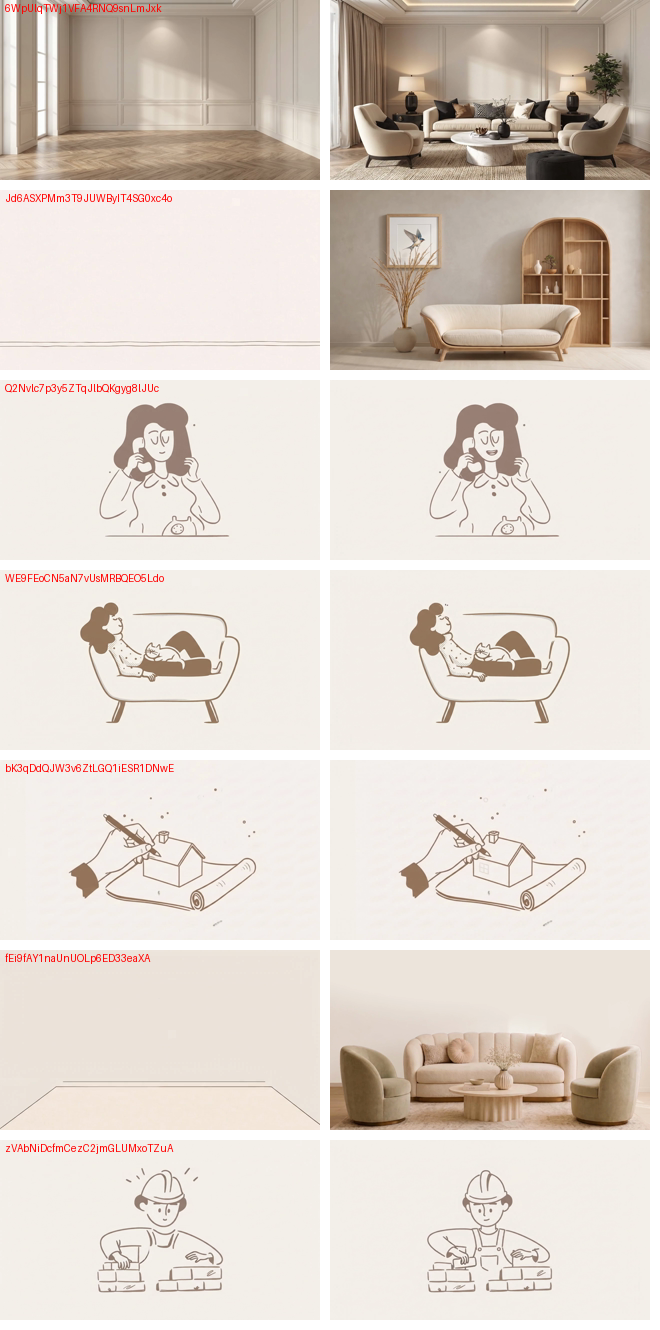
#> input picture _ref/frames_sheet.png, 660 x 1330 px
$ python sbs.py faq-open.png frames_sheet.png frames_sheet.png 1.0
#> lines starting #> are read from the running program, lines starting #| are printed output that depends on the picture
import sys
from PIL import Image
# usage: sbs.py out a b [scale]
out,a,b=sys.argv[1:4]; sc=float(sys.argv[4]) if len(sys.argv)>4 else 0.5
A=Image.open(a); B=Image.open(b)
#> further down, A is the input picture: PIL image 660x1330 RGB; mean R, G, B 224.7, 215.3, 207.1
w=int(A.size[0]*sc); h=int(A.size[1]*sc)
#> after `w = int(A.size[0] * sc)`: w = 660
#> after `h = int(A.size[1] * sc)`: h = 1330
s=Image.new('RGB',(w*2+10,h),'red')
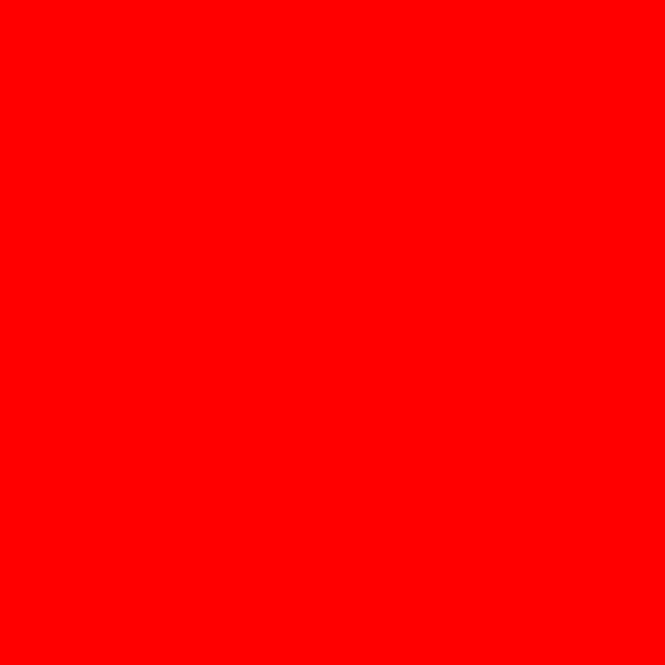
#> s: PIL image 1330x1330 RGB (shown at 1/2 size); mean R, G, B 255, 0, 0
s.paste(A.resize((w,h)),(0,0)); s.paste(B.resize((w,int(B.size[1]*sc))),(w+10,0))
#> after `s.paste(A.resize((w, h)), (0, 0))`:
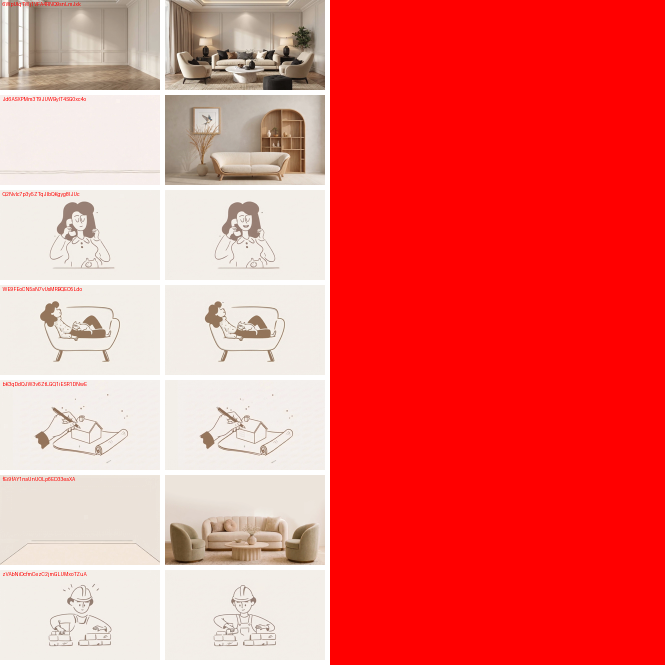
#> s: PIL image 1330x1330 RGB (shown at 1/2 size); mean R, G, B 240, 106.8, 102.8
#> after `s.paste(B.resize((w, int(B.size[1] * sc))), (w + 10, 0))`:
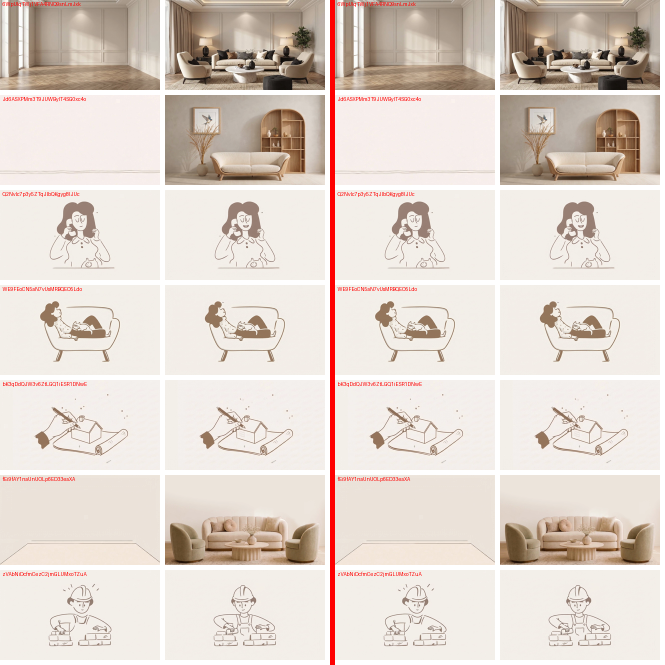
#> s: PIL image 1330x1330 RGB (shown at 1/2 size); mean R, G, B 224.9, 213.7, 205.5
s.save(out)

$ run again, on _ref/menu-1440.png
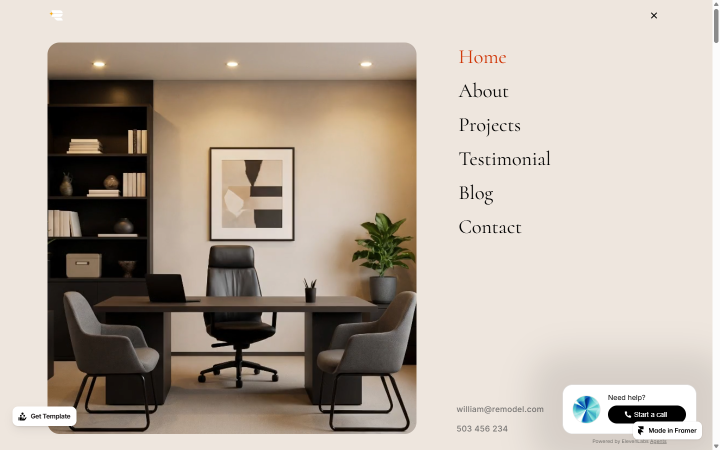
#> input picture _ref/menu-1440.png, 1440 x 900 px (shown at 1/2 size)
#> A is the input picture: PIL image 1440x900 RGB; mean R, G, B 185.2, 174.2, 162.8
#> `s.paste(A.resize((w, h)), (0, 0))`:
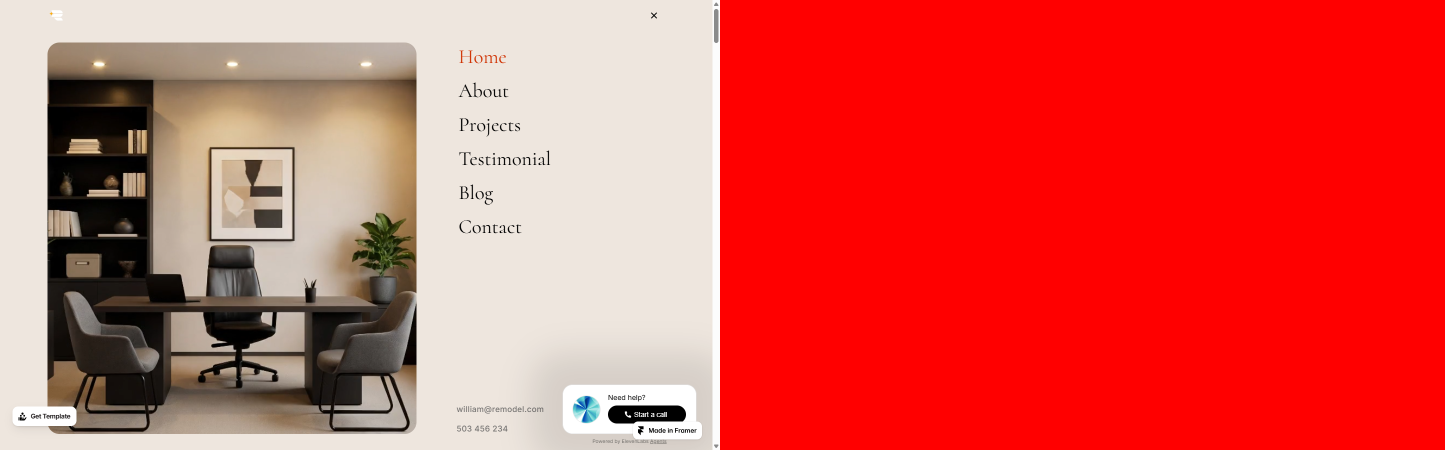
#> s: PIL image 2890x900 RGB (shown at 1/2 size); mean R, G, B 220.2, 86.8, 81.1
#> `s.paste(B.resize((w, int(B.size[1] * sc))), (w + 10, 0))`:
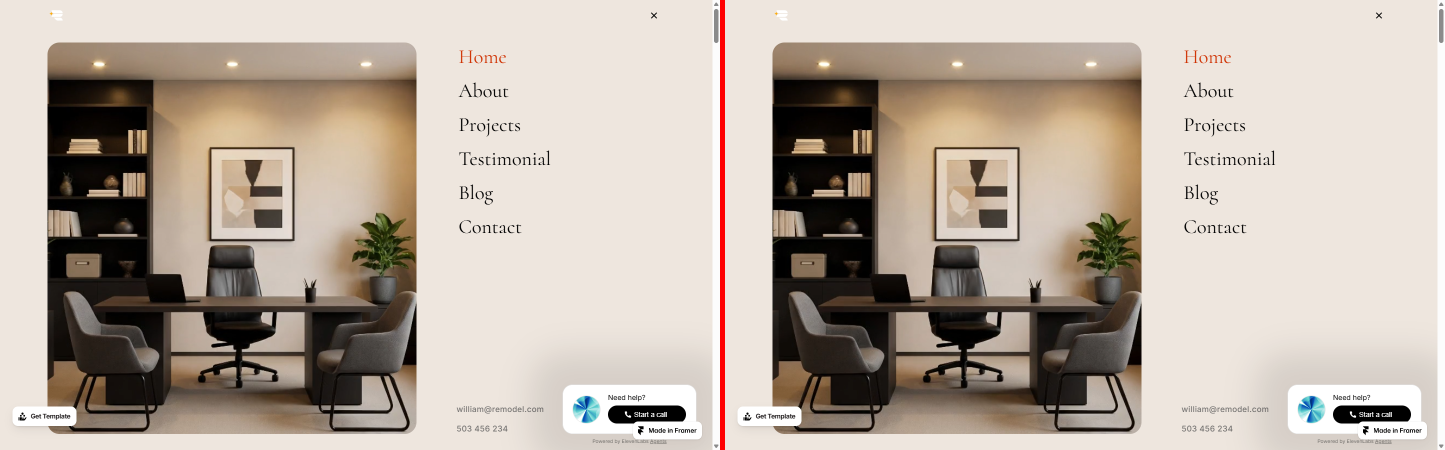
#> s: PIL image 2890x900 RGB (shown at 1/2 size); mean R, G, B 185.4, 173.6, 162.3
